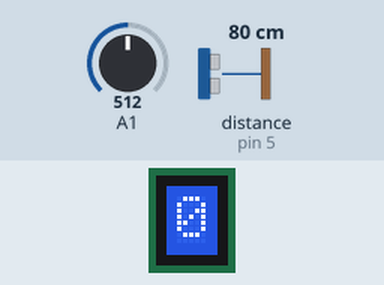
The sketch below on a simulated Arduino Uno, built with avr-gcc and run on an emulated ATmega328P. On the bench: 1×1 character LCD. Wiring (inferred from the names in the program): ultrasonic range finder: trigger pin 6; echo pin 5. Inputs (shaded band) come from the test bench; at power-on: distance to the obstacle (sensor on pin 5) 80 cm, A1 = 512. The echo pulse lasts 58.3 µs per cm; EEPROM starts erased; what the sketch prints to the serial monitor is not drawn.

Above: at 1.2 s.
1.3 s: distance to the obstacle (sensor on pin 5) set to 12 cm
2.8 s: distance to the obstacle (sensor on pin 5) set to 9 cm
At 3.4 s:
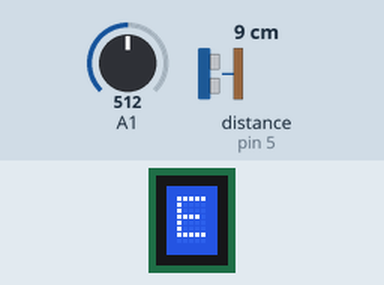
4.3 s: distance to the obstacle (sensor on pin 5) set to 18 cm
At 4.9 s:
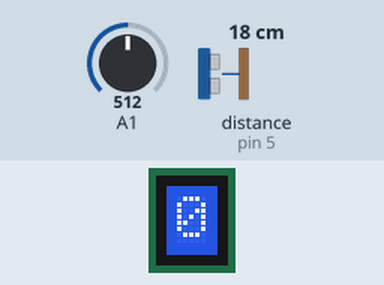
5.9 s: A1 set to 610
At 7.3 s:
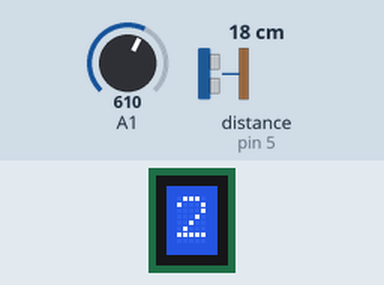
7.4 s: A1 set to 416
10.4 s: A1 set to 385
At 11.47 s:
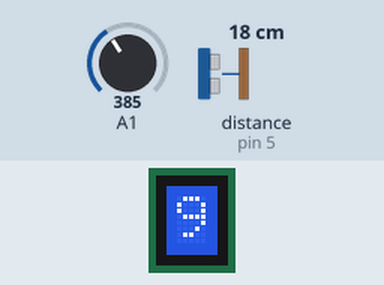
Timing chart, 0 to 13.4 s (numbered marks = the images above; inputs shaded):
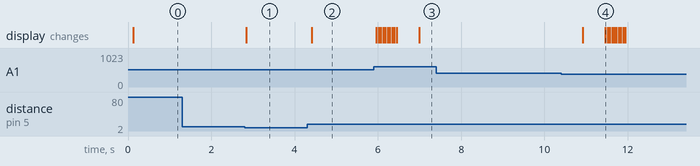

The sketch:

egg_machine200.ino
```cpp
// include the library code:
#include <LiquidCrystal.h>
#include <Stepper.h>
#include <EEPROM.h>

// initialize the library with the numbers of the interface pins
LiquidCrystal lcd(7, 4, 13, 3, 2, 12);


// defines variables

//ARM STATUS
bool arm;


//DISTANCE SENSOR
long duration; // variable for the duration of sound wave travel
int distance; // variable for the distance measurement
#define echoPin 5 // attach pin D2 Arduino to pin Echo of HC-SR04
#define trigPin 6 //attach pin D3 Arduino to pin Trig of HC-SR04
static unsigned long LastTime;
int strength=0;

//STEPPER MOTOR
const int stepsPerRevolution = 2048;  // change this to fit the number of steps per revolution
// for your motor

// initialize the stepper library on pins 8 through 11:
Stepper myStepper(stepsPerRevolution, 8, 10, 9, 11);

unsigned long saveMill = millis();
int prevStrength;
bool saved = false;

 void setup() {
  pinMode(trigPin, OUTPUT); // Sets the trigPin as an OUTPUT
  pinMode(echoPin, INPUT); // Sets the echoPin as an INPUT
  Serial.begin(9600); // // Serial Communication is starting with 9600 of baudrate speed
//  Serial.println("Ultrasonic Sensor HC-SR04 Test"); // print some text in Serial Monitor
//  Serial.println("with Arduino UNO R3");

  // set up the LCD's number of columns and rows:
  lcd.begin(1, 1);

   // set the speed at 60 rpm:
  myStepper.setSpeed(15);

  LOAD();
}
void LOAD(){
  int temp = 0;
  EEPROM.get(0,temp);
  if(temp == 7)
    EEPROM.get(10,strength);
   else
    SAVE();

    prevStrength = strength;
}
void SAVE(){
    EEPROM.put(10,strength);
    int temp = 7;
    EEPROM.put(0,temp);
}

 void loop() {
CHECK_DISTANCE();

if (distance < 10)
  {
    if (arm = true)
    {Serial.println(" FIRST");
      Serial.println(arm);

    if (millis() - LastTime < 5000)
      {
      // if close for  less than 5 seconds do this
  Serial.print("Distance: ");
  Serial.print(distance);
  Serial.println(" cm");
lcd.clear();
lcd.print ("EGG DETECTED");
Serial.println("EGG DETECTED");

       }
    else
    {
      // print EGG if close for more than 5 seconds
 //    Serial.println("EGG");

lcd.clear();
lcd.print ("COOKING");
Serial.println("EGG DETECTED - LOWERING THE STEPPER");
arm = false;


//MOVE ACTUATOR DOWN
// step one revolution  in one direction:
  Serial.println("lowering the lid");
  myStepper.step(stepsPerRevolution);


  //show starting pump on screen
  lcd.clear();
  lcd.print ("starting pump");
   Serial.println("starting pump");

  delay(1000);

//INSERT CODE TO START PUMP depending on strength


//INSERT CODE TO START RELAY

 lcd.clear();
  lcd.print ("starting relay");
   Serial.println("starting relay");

   delay(1000);
//INSERT CODE TO SHOW COUNTDOWN TO FINISH AND EGG PICTURE2
//INSERT CODE TO STOP RELAY when sound is played (or when circuit breaks in cooker)


//INSERT CODE TO MOVE ACTUATOR UP
// step one revolution  in one direction:
  Serial.println("raising the lid");

   //show egg is ready on screen
  lcd.clear();
  lcd.print ("egg is ready");


  myStepper.step(-stepsPerRevolution);

 // lcd.setCursor(0, 1);
 // lcd.print ("bon appetit");


  //wait for distance to read high more than 5s


Serial.println("waiting removal");

Serial.println(arm);
Serial.println(" SECOND");


  while(true){ // after raising the lid get into this loop and wait
   CHECK_DISTANCE();  // keep cheking distance
   lcd.clear();
  lcd.print ("bon appetit");

   if(distance > 10){ // and if it gets  higher than 10 cm
        delay(2000); // wait for 2 sec
        break;  // come out of the while loop
   }

   JOYSTICK_HANDLER();
  }


    }  } else{

Serial.println(arm);

    }
//RESET BACK TO STEP1 AND SHOW EGG PICTURE1


  }


  //IF DISTANCE IS MORE THAN 10 CM THEN PRINT NO EGG (FAR) ALSO SHOW %HARDBOILED

  else
  {
    //print No Egg if not close
  Serial.println("No Egg ");


  Serial.println("ARMING");
   arm = true;


 // CHECK JOYSTICK VALUES

JOYSTICK_HANDLER();


    LastTime = millis();
  }

 }
void JOYSTICK_HANDLER(){
    int joyx=analogRead(A1);

if(joyx==511){
 //strength;
}
else if(joyx < 400) {
  --strength;
  saveMill = millis();
  saved = true;
}
else if(joyx > 600) {
  ++strength;
  saveMill = millis();
  saved  = true;
}
if(prevStrength != strength){
 prevStrength = strength;
}
else{
 if(millis() - saveMill > 5000 && saved){
   SAVE();
   saved = false;
 }
}
delay(50);
// SHOW % ON SCREEN

lcd.setCursor (0,1);
lcd.print(constrain(strength,0,100));
lcd.print ("% hardboiled");

}
void CHECK_DISTANCE(){
 //CHECK DISTANCE
  // Clears the trigPin condition
  digitalWrite(trigPin, LOW);
  delayMicroseconds(2);
  // Sets the trigPin HIGH (ACTIVE) for 10 microseconds
  digitalWrite(trigPin, HIGH);
  delayMicroseconds(10);
  digitalWrite(trigPin, LOW);
  // Reads the echoPin, returns the sound wave travel time in microseconds
  duration = pulseIn(echoPin, HIGH);
  // Calculating the distance
  distance = (duration-10) * 0.034 / 2; // Speed of sound wave divided by 2 (go and back)
  // Displays the distance on the Serial Monitor

}
```

Measured:
- the behaviour switches between 11 and 10 cm on distance to the obstacle (sensor on pin 5) (found by bisection; images 0 and 1)
- the behaviour switches between 400 and 399 on A1 (found by bisection; images 3 and 4)
- after the input at 1.3 s, every drawn part: stays the same
- after the input at 2.8 s, the display: changes at once (image 1)
- after the input at 4.3 s, the display: changes after 0.11 s (image 2)
- after the input at 5.9 s, the display: first changes after 0.07 s (image 3 shows a later state)
- after the input at 7.4 s, every drawn part: stays the same
- after the input at 10.4 s, the display: first changes after 0.52 s (image 4 shows a later state)
